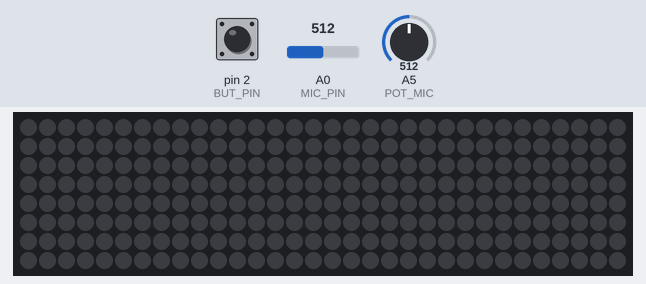
Simulated run of this sketch. Board: Arduino Uno, built with avr-gcc and run on an emulated ATmega328P. Parts: 32×8 RGB LED matrix (first LED top left, wired row by row). The inputs (shaded band) are chosen by the test bench; at power-on: pin 2 (BUT_PIN) HIGH, A0 (MIC_PIN) = 512, A5 (POT_MIC) = 512. Random numbers use the default seed unless the sketch sets one.

Above: at 1.2 s.
1.3 s: pin 2 (BUT_PIN) pulled LOW for 0.15 s
At 2.4 s:
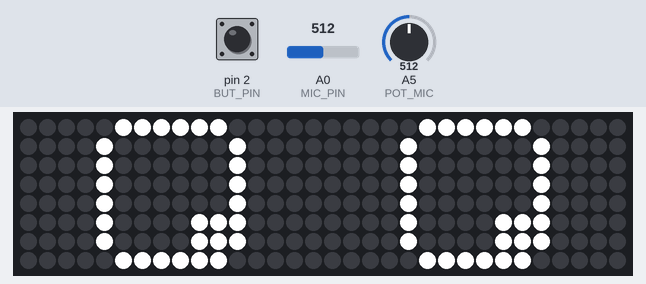
4.4 s: pin 2 (BUT_PIN) pulled LOW for 1 s
At 5.57 s:
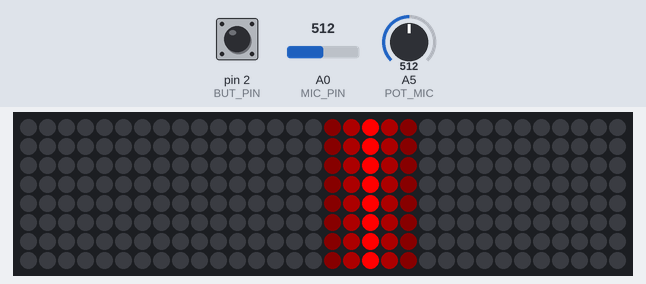
6.0 s: pin 2 (BUT_PIN) pulled LOW for 0.15 s
At 7.2 s:
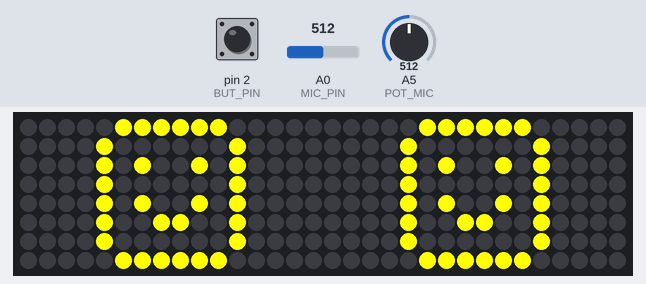
7.7 s: pin 2 (BUT_PIN) pulled LOW for 3.2 s
At 11.8 s:
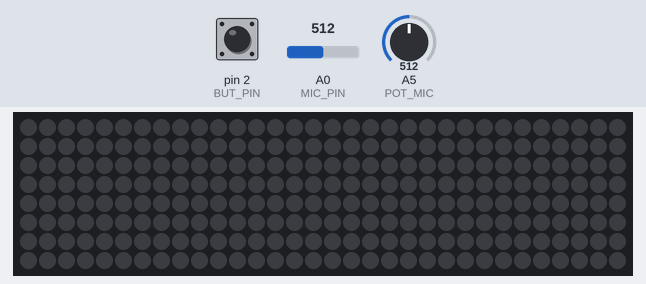
Timing chart, 0 to 13.3 s (numbered marks = the images above; inputs shaded):
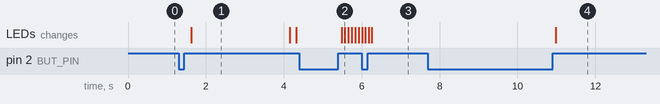

Measured:
- after the input at 1.3 s, the LEDs: change after 0.32 s (image 1)
- after the input at 4.4 s, the LEDs: first change after 1.1 s (image 2 shows a later state)
- after the input at 7.7 s, the LEDs: change after 3.3 s (image 4)
- what the display in image 1 shows lasts 2.5 s, from 1.6 s to 4.1 s

The sketch:

donrobot.ino
```cpp
#include <Adafruit_GFX.h>
#include <Adafruit_NeoMatrix.h>
#include <Adafruit_NeoPixel.h>

#define LED_PIN         7
#define MIC_PIN         0
#define BUT_PIN         2
#define POT_MIC         5

#define TIMESPAN       25
#define WEIGHT          1
#define VOLUME_OFFSET   1
//#define VOLUME_DIVIDER 16

#define MAT_W          32
#define MAT_H           8

#define COL_MED        255
#define COL_MIN        255

Adafruit_NeoMatrix matrix = Adafruit_NeoMatrix(MAT_W, MAT_H, LED_PIN,
                            NEO_MATRIX_TOP + NEO_MATRIX_LEFT +
                            NEO_MATRIX_COLUMNS + NEO_MATRIX_ZIGZAG,
                            NEO_GRB + NEO_KHZ800);

int maxMic, minMic, currMic;
int EQBar, VOLUME_DIVIDER;
unsigned long timer;
int currentPreset = 1;
boolean button_was_pressed = false;

int p_kitt_xpos = MAT_W / 2;
int p_kitt_delta = 1;
boolean p_eyes_open = true;

void setup() {

  Serial.begin(115200);
  matrix.begin();
  randomSeed(analogRead(4));
  pinMode(BUT_PIN, INPUT);
  digitalWrite(BUT_PIN, HIGH);

  resetMicReadings();
}


void loop() {

  VOLUME_DIVIDER = map(analogRead(POT_MIC), 0, 1024, 5, 64);

  int button_pressed = !digitalRead(BUT_PIN);
  if (!button_pressed && button_was_pressed) {
    currentPreset++;
    if (currentPreset > 4) {
      currentPreset = 1;
    } else if (currentPreset == 2) {
      p_eyes_open = true;
    } else if (currentPreset == 4) {
      patch_smiley();
    }
    delay(25);
  }
  button_was_pressed = button_pressed;

  switch (currentPreset) {
    case 1:
      patch_volume();
      break;
    case 2:
      patch_eyes();
      break;
    case 3:
      patch_kitt();
      break;
    case 4:
      delay(25);
      break;
  }


}


void patch_volume() {
  currMic = analogRead(MIC_PIN);
  //Serial.println(currMic, DEC);

  if (currMic < minMic) {
    minMic = currMic;
  }

  if (currMic > maxMic) {
    maxMic = currMic;
  }

  if (millis() - timer >= TIMESPAN) {

    EQBar = (maxMic - minMic) * WEIGHT + EQBar * (1.0 - WEIGHT);
    EQBar = EQBar / VOLUME_DIVIDER - VOLUME_OFFSET;
    EQBar = constrain(EQBar, 0, 16);
    //Serial.println(EQBar);

    resetMicReadings();

    matrix.fillScreen(0);
    matrix.fillRect(MAT_W - EQBar, 0, EQBar, MAT_H, matrix.Color(COL_MIN, 0, 0));
    matrix.fillRect(          0, 0, EQBar, MAT_H, matrix.Color(0, 0, COL_MIN));
    matrix.drawRect( 7, 3, 2, 2, matrix.Color(0, 0, 0));
    matrix.drawRect(23, 3, 2, 2, matrix.Color(0, 0, 0));
    matrix.show();

  }

  delay(1);
}


void resetMicReadings() {
  maxMic = 0;
  minMic = 1024;
  timer = millis();
}


void patch_eyes() {

  if (p_eyes_open) {

    if (millis() - timer >= TIMESPAN * 6) {

      int pupil_x = random(0, 5);
      int pupil_y = random(0, 5);

      matrix.fillScreen(0);
      drawOpenEye(4, pupil_x, pupil_y);
      drawOpenEye(4 + MAT_W / 2, pupil_x, pupil_y);
      matrix.show();

      timer = millis();
      p_eyes_open = !p_eyes_open;

    }

  } else {

    if (millis() - timer >= TIMESPAN * 100) {

      matrix.fillScreen(0);
      drawClosedEye(4);
      drawClosedEye(4 + MAT_W / 2);
      matrix.show();

      timer = millis();
      p_eyes_open = !p_eyes_open;

    }

  }

}


void drawOpenEye(int eye_offset, int p_x, int p_y) {

  p_x++;
  p_y++;

  matrix.drawFastHLine(eye_offset + 1,         0, 8 - 2, matrix.Color(COL_MED, COL_MIN, COL_MIN));
  matrix.drawFastHLine(eye_offset + 1,         7, 8 - 2, matrix.Color(COL_MED, COL_MIN, COL_MIN));
  matrix.drawFastVLine(eye_offset,         0 + 1, 8 - 2, matrix.Color(COL_MED, COL_MIN, COL_MIN));
  matrix.drawFastVLine(eye_offset + 8 - 1, 0 + 1, 8 - 2, matrix.Color(COL_MED, COL_MIN, COL_MIN));
  matrix.drawRect(eye_offset + p_x, p_y, 2, 2, matrix.Color(COL_MED, COL_MIN, COL_MIN));
}


void drawClosedEye(int eye_offset) {
  matrix.drawFastHLine(eye_offset, 3, 8, matrix.Color(COL_MED, COL_MIN, COL_MIN));
  matrix.drawFastHLine(eye_offset, 4, 8, matrix.Color(COL_MED, COL_MIN, COL_MIN));
}


void patch_kitt() {

  p_kitt_xpos += p_kitt_delta;

  if (p_kitt_xpos >= MAT_W - 3) {
    p_kitt_delta = -1;
    p_kitt_xpos = MAT_W - 3;
  } else if (p_kitt_xpos < 3) {
    p_kitt_delta = 1;
    p_kitt_xpos = 2;
  }


  matrix.fillScreen(0);
  matrix.drawFastVLine(p_kitt_xpos - 2, 0, MAT_H, matrix.Color(64, 0, 0));
  matrix.drawFastVLine(p_kitt_xpos - 1, 0, MAT_H, matrix.Color(128, 0, 0));
  matrix.drawFastVLine(p_kitt_xpos, 0, MAT_H, matrix.Color(255, 0, 0));
  matrix.drawFastVLine(p_kitt_xpos + 1, 0, MAT_H, matrix.Color(128, 0, 0));
  matrix.drawFastVLine(p_kitt_xpos + 2, 0, MAT_H, matrix.Color(64, 0, 0));
  matrix.show();

  delay(25);

}


void patch_smiley() {

  matrix.fillScreen(0);
  drawSmiley(4);
  drawSmiley(4 + MAT_W / 2);
  matrix.show();

}


void drawSmiley(int eye_offset) {

  matrix.drawFastHLine(eye_offset + 1,         0, 8 - 2, matrix.Color(COL_MED, COL_MED, 0));
  matrix.drawFastHLine(eye_offset + 1,         7, 8 - 2, matrix.Color(COL_MED, COL_MED, 0));
  matrix.drawFastVLine(eye_offset,         0 + 1, 8 - 2, matrix.Color(COL_MED, COL_MED, 0));
  matrix.drawFastVLine(eye_offset + 8 - 1, 0 + 1, 8 - 2, matrix.Color(COL_MED, COL_MED, 0));
  matrix.drawPixel    (eye_offset + 2, 2, matrix.Color(COL_MED, COL_MED, 0));
  matrix.drawPixel    (eye_offset + 2, 4, matrix.Color(COL_MED, COL_MED, 0));
  matrix.drawPixel    (eye_offset + 3, 5, matrix.Color(COL_MED, COL_MED, 0));
  matrix.drawPixel    (eye_offset + 4, 5, matrix.Color(COL_MED, COL_MED, 0));
  matrix.drawPixel    (eye_offset + 5, 4, matrix.Color(COL_MED, COL_MED, 0));
  matrix.drawPixel    (eye_offset + 5, 2, matrix.Color(COL_MED, COL_MED, 0));
  //matrix.drawRect(eye_offset + p_x, p_y, 2, 2, matrix.Color(COL_MED, COL_MIN, COL_MIN));
}
```
